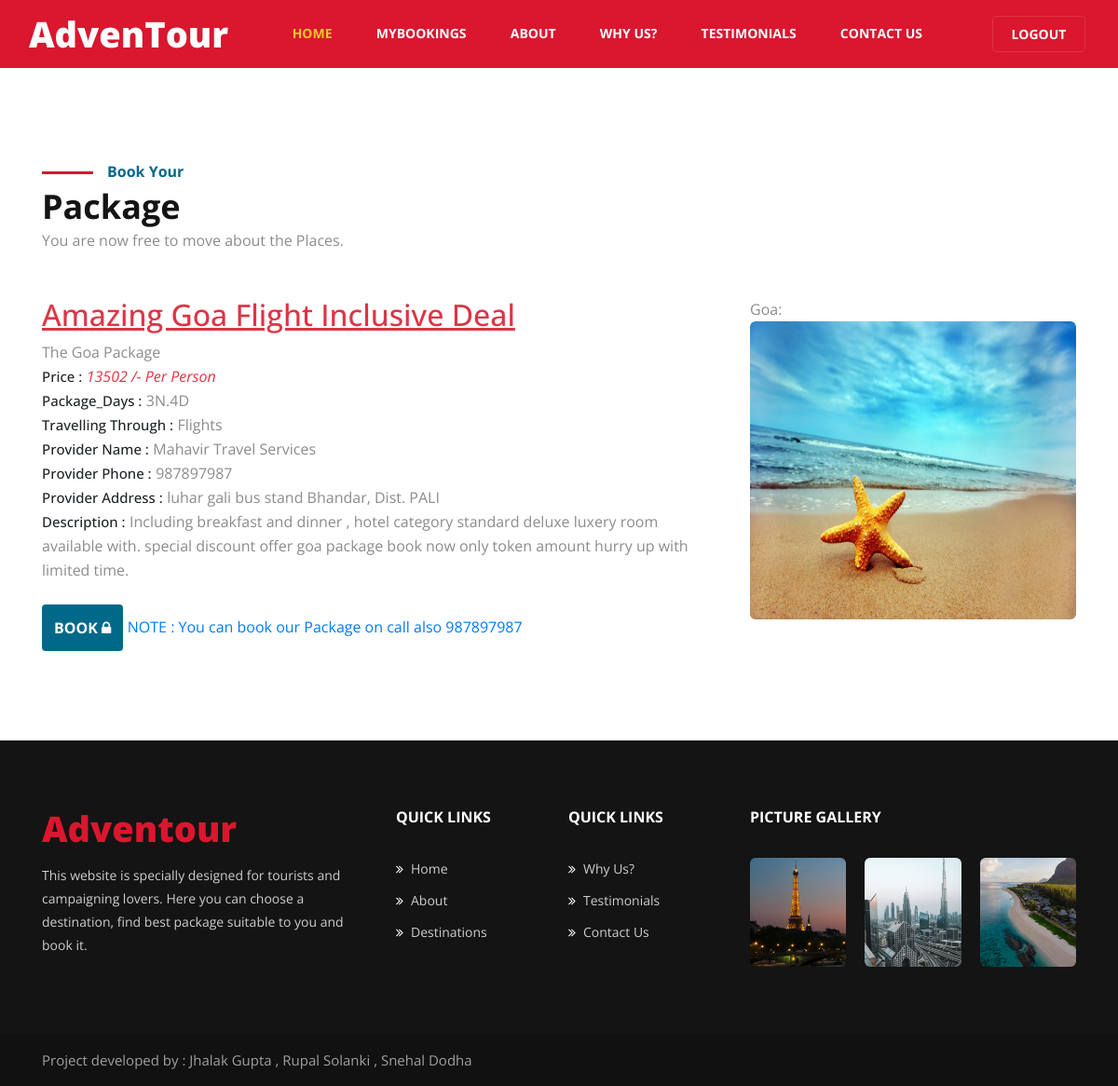
Screenshot of /checkout/1/ (signed in) with the database file from the repository.
### Package/models.py (models this page shows, shortened)
class Package_details(models.Model):
    p_id = models.AutoField(primary_key=True)
    p_title = models.CharField(max_length=80)
    p_price_per_person = models.IntegerField()
    p_package = models.ForeignKey(Packages, on_delete=models.CASCADE)
    p_package_days = models.CharField(max_length=50)
    p_travel_through = models.CharField(max_length=100)
    p_phone = models.IntegerField()
    p_provider_name = models.CharField(max_length=50)
    p_provider_address = models.CharField(max_length=120)
    p_full_package_description = models.TextField(max_length=255)
    p_package_image = models.ImageField(upload_to='Package/images')

class Packages(models.Model):
    p_id = models.AutoField(primary_key=True)
    package = models.CharField(max_length=100)
    p_image = models.ImageField(upload_to='Package/images')
    description = models.CharField(max_length=255)
    def __str__(self):
        return self.package

### Package/views.py (the view)
# urls.py: path('checkout/<int:myid>/', views.checkout, name="checkoutPackage"),
def checkout(request, myid):
    pac1 = Package_details.objects.filter(p_id=myid)
    return render(request, 'checkout.html', {
        'p': pac1[0],
    })

### Package/templates/checkout.html (shortened to what this page needs)
{% extends 'basic.html' %}
{% load static %}
{% block body %}
{% if user.is_authenticated %}
    <section class="w3l-destinations-1">
        <div class="destionation-innf py-5">
            <div class="container py-lg-5">
            	<div class="title-content mb-5">
                    <span class="sub-title">Book Your</span>
                    <h3 class="hny-title mb-0">Package</h3>
                    <p>You are now free to move about the Places.</p>
                </div>
				<div class="row package-grids mt-5">
					<div class="col-md-8 posts-w3ls mt-md-0 mt-4">
						<h2 class="text-danger"><u>{{p.p_title}}</u></h2>
						<p>The {{p.p_package}} Package</p><br>
						<h5 class="mt-2">Price :</h5> <p><i class="fas fa-rupee-sign mr-2 text-danger">{{p.p_price_per_person}} /- Per Person</i></p><br>
						<h5 class="mt-2">Package_Days :</h5> <p>{{p.p_package_days}}</p><br>
						<h5 class="mt-2">Travelling Through :</h5> <p>{{p.p_travel_through}}</p><br>
						<h5 class="mt-2">Provider Name :</h5> <p>{{p.p_provider_name}}</p><br>
						<h5 class="mt-2">Provider Phone :</h5> <p>{{p.p_phone}}</p><br>
						<h5 class="mt-2">Provider Address :</h5> <p>{{p.p_provider_address}}</p><br>
						<h5 class="mt-2">Description :</h5> <p>{{p.p_full_package_description}}</p><br>
						<br>
						<button data-toggle="modal" data-target="#book" type="submit"  class="btn btn-info">
	                    	BOOK <i class="fa fa-lock" aria-hidden="true"></i>
	                    </button>
						<p class="text-primary">NOTE : You can book our Package on call also <output>{{p.p_phone}}</output></p>
					</div>
					<div class="col-md-4 posts-w3ls mt-md-0 mt-4">
						<div class="price-top">
							<p>{{p.p_package}}:</p>
							<img src="{{p.p_package_image.url}}" class="img-fluid" style="height: 40vh;" />
						</div>
					</div>
				</div>
			</div>
		</div>
	</section>
{% else %}
<h1 class="text-danger">You are not logged in...</h1>
{% endif %}
{% endblock %}

### Package/templates/checkout.html (style rules this page uses)
h5 { font-size: 15px; margin: 0; display: inline; }
p { display: inline; }

### rows the page displays
Package_details: p_title "Amazing Goa Flight Inclusive Deal", p_package "Goa", p_price_per_person "13502", p_package_days "3N.4D", p_travel_through "Flights", p_provider_name "Mahavir Travel Services", p_phone "987897987", p_provider_address "luhar gali bus stand Bhandar, Dist. PALI", p_full_package_description "Including breakfast and dinner , hotel category standard deluxe luxery room available with. special discount offer goa package book now only token amount hurry up with limited time.", p_package_image (picture)
